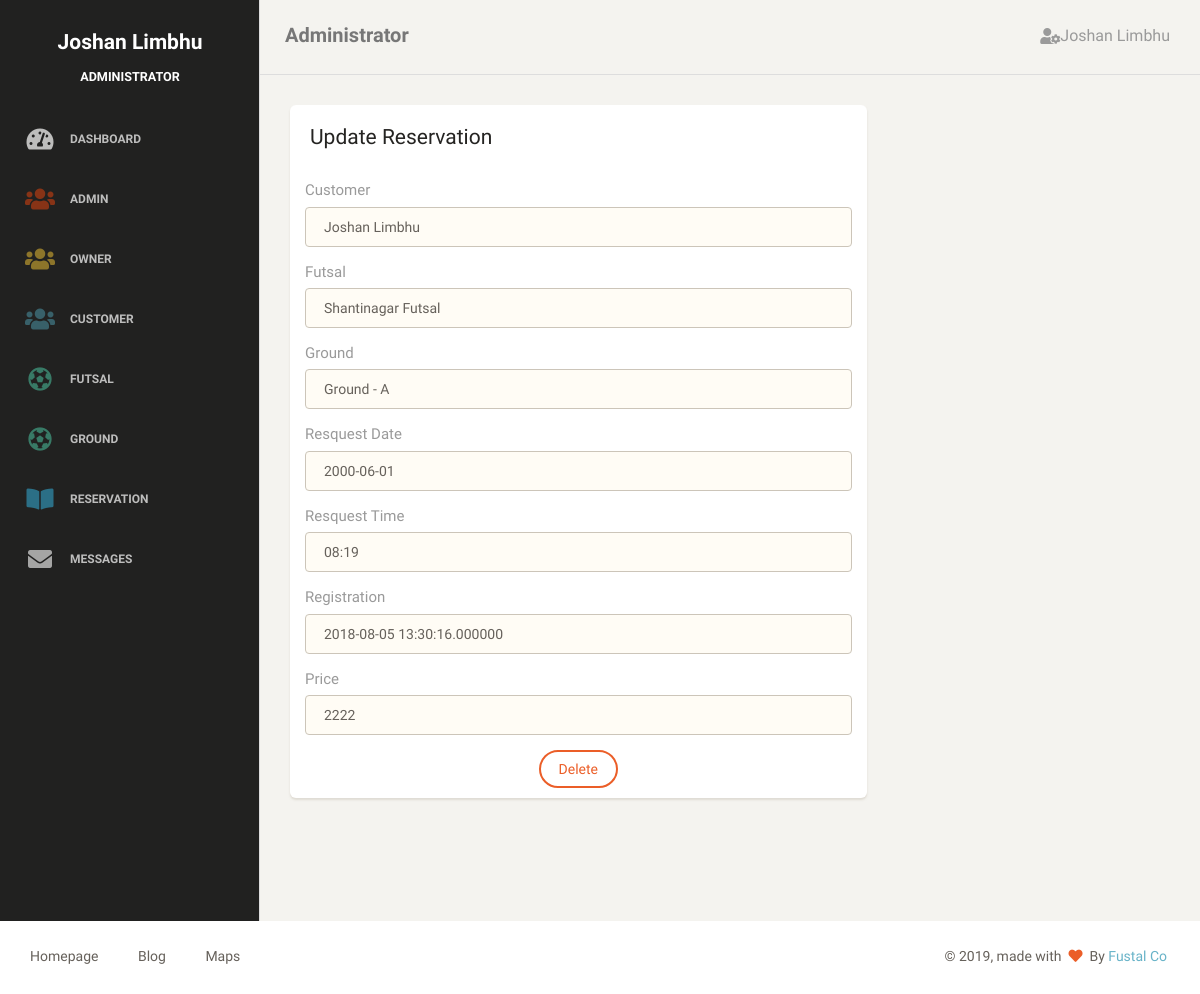
The page /admin/action/update_reservation.php?reservations_id=2 (signed in) on the database its author committed.
### tables this page shows
CREATE TABLE `tblreservations` (
  `reservations_id` int(11) NOT NULL,
  `request_date` varchar(50) NOT NULL,
  `request_time` varchar(50) NOT NULL,
  `reg_date` timestamp(6) NOT NULL DEFAULT CURRENT_TIMESTAMP(6) ON UPDATE CURRENT_TIMESTAMP(6),
  `users_id` int(11) NOT NULL,
  `futsals_id` int(11) NOT NULL,
  `grounds_id` int(11) NOT NULL
);

CREATE TABLE `tblusers` (
  `users_id` int(11) NOT NULL,
  `fullname` varchar(50) NOT NULL,
  `email` varchar(100) NOT NULL,
  `mobileno` varchar(50) NOT NULL,
  `address` varchar(100) NOT NULL,
  `password` varchar(100) NOT NULL,
  `img` varchar(250) NOT NULL,
  `reg_date` timestamp(6) NOT NULL DEFAULT CURRENT_TIMESTAMP(6) ON UPDATE CURRENT_TIMESTAMP(6),
  `roles_id` int(11) NOT NULL
);

CREATE TABLE `tblfutsals` (
  `futsals_id` int(11) NOT NULL,
  `fullname` varchar(50) NOT NULL,
  `address` varchar(50) NOT NULL,
  `mobileno` varchar(50) NOT NULL,
  `email` varchar(100) NOT NULL,
  `status` varchar(50) NOT NULL,
  `reg_date` timestamp(6) NOT NULL DEFAULT CURRENT_TIMESTAMP(6) ON UPDATE CURRENT_TIMESTAMP(6),
  `users_id` int(11) NOT NULL
);

CREATE TABLE `tblgrounds` (
  `grounds_id` int(11) NOT NULL,
  `ground` varchar(50) NOT NULL,
  `price` varchar(50) NOT NULL,
  `status` varchar(50) NOT NULL,
  `reg_date` timestamp(6) NOT NULL DEFAULT CURRENT_TIMESTAMP(6) ON UPDATE CURRENT_TIMESTAMP(6),
  `futsals_id` int(11) NOT NULL
);

### admin/action/update_reservation.php (the view, shortened to what this page needs)
<?php
    require_once('../inc/header.php');
    require_once('../inc/sidebar.php');
    require_once('../inc/navigation.php');
    if(isset($_GET['reservations_id']))
    {
        if(is_numeric($_GET['reservations_id']))
        {
                $conn = db_get_conn();
                $query =
                        " SELECT
                           tblusers.fullname AS customername,tblfutsals.fullname AS futsalname,tblgrounds.ground AS groundname, tblreservations.request_date,tblreservations.request_time, tblreservations.reg_date,tblgrounds.price, tblreservations.reservations_id
                        FROM tblreservations
                        JOIN tblfutsals
                        ON  tblreservations.futsals_id=tblfutsals.futsals_id
                        JOIN tblusers
                        ON  tblreservations.users_id=tblusers.users_id
                        JOIN tblgrounds
                        ON  tblreservations.grounds_id=tblgrounds.grounds_id
                        WHERE tblreservations.reservations_id={$_GET['reservations_id']}";
                if ($result = $conn->query($query)){
                    if($row = $result->fetch_assoc()){
            ?>
         <div class="content">
            <div class="container-fluid">
                <div class="row">
                    <div class="col-lg-8 col-md-7">
                        <div class="card">
                            <div class="header">
                                <h4 class="title"> Update Reservation</h4>
                            </div>
                            <div class="content">
                                <form method="POST" action="<?php echo ADMIN_ACTION?>">
                                            <div class="form-group">
                                                <label>Customer</label>
                                                <input type="text" class="form-control border-input"  value="<?php echo $row['customername']?>">
                                            </div>
                                            <div class="form-group">
                                                <label for="exampleInputEmail1">Futsal</label>
                                                <input type="text" class="form-control border-input"  value="<?php echo $row['futsalname']?>">
                                            </div>
                                            <div class="form-group">
                                                <label>Ground</label>
                                                <input type="text" class="form-control border-input"  value="<?php echo $row['groundname']?>">
                                            </div>
                                            <div class="form-group">
                                                <label>Resquest Date</label>
                                                <input type="text" class="form-control border-input"  value="<?php echo $row['request_date']?>">
                                            </div>
                                            <div class="form-group">
                                                <label>Resquest Time</label>
                                                <input type="text" class="form-control border-input"  value="<?php echo $row['request_time']?>">
                                            </div>
                                            <div class="form-group">
                                                <label>Registration</label>
                                                <input type="text" class="form-control border-input"  value="<?php echo $row['reg_date']?>">
                                            </div>
                                            <div class="form-group">
                                                <label>Price</label>
                                                <input type="num" class="form-control border-input" value="<?php echo $row['price']?>">
                                            </div>
                                    <div class="text-center">
                                         <button type="submit" class="btn btn-danger" name="update_reservation">Delete</button>
                                    </div>
                                </form>
                            </div>
                        </div>
                    </div>
                </div>
            </div>
        </div>
    </div>
    <?php
}
}
}
}
?>
 --><?php
require_once('../inc/footer.php');
?>

### rows shown on the page
tblreservations: users.fullname "Joshan Limbhu", futsals.fullname "Shantinagar Futsal", grounds.ground "Ground - A", request_date "2000-06-01", request_time "08:19", reg_date "2018-08-05 13:30:16.000000", grounds.price "2222"

### other values the page prints
$_SESSION['session']['users']['fullname'] "Joshan Limbhu"
$_SESSION['session']['users']['roles'] "ADMINISTRATOR"
$_SESSION['session']['users']['roles'] "Administrator"
